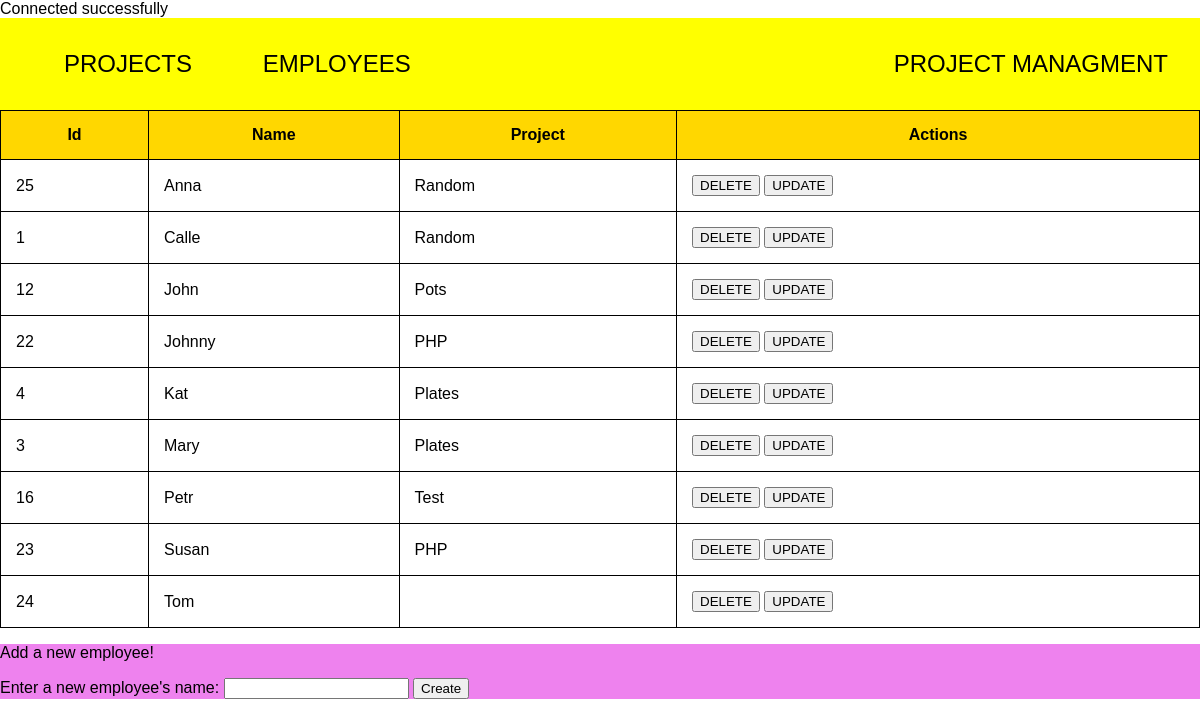
Page /employees.php on the committed database.
### tables this page shows
CREATE TABLE `Employees` (
  `id` int(11) NOT NULL AUTO_INCREMENT,
  `employee_name` varchar(30) NOT NULL,
  `project_name` varchar(30) DEFAULT NULL,
  PRIMARY KEY (`id`)
);

### employees.php (the view, shortened to what this page needs)
<?php
include('connection.php');
?>
<!DOCTYPE html>
<html lang="en">
<?php
include('head.php');
?>
<body>
    <?php
include('header.php');
    echo '<table>
                <tr>
                    <th>Id</th>
                    <th>Name</th>
                    <th>Project</th>
                    <th>Actions</th>
                </tr>';
    $sql = "SELECT id, employee_name, project_name FROM Employees order by employee_name;";
    $result = mysqli_query($conn, $sql);
    if (mysqli_num_rows($result) > 0) {
        while($row = mysqli_fetch_assoc($result)) {
            echo
            '<tr>
                <td>' . $row["id"] . '</td>
                <td>' . $row["employee_name"] . '</td>
                <td>' . $row["project_name"] . '</td>
                <td>
                <a href="?action=delete&id='  . $row['id'] . '"><button>DELETE</button></a>
                <a href="?action=update&id='  . $row['id'] . '"><button>UPDATE</button></a>
                </td>
            </tr>';
        }
    } else {
        echo "0 results";
    }
    echo '</table>';
?>
    <div style="background-color: violet;">
        <form action="" method="POST">
            <p>Add a new employee!</p>
            <label for="add-empl">Enter a new employee's name: </label>
            <input type="text" name="add-empl">
            <input type="submit" value="Create">
        </form>
    </div>
</body>
</html>

### head.php (shortened to what this page needs)
<head>
    <link rel="stylesheet" href="./style/style.css">
</head>

### header.php
<header>
        <div class="header">
            <div>
                <a href="projects.php">projects</a>
                <a href="employees.php">employees</a>
            </div>
            <div>
                project managment
            </div>
        </div>
    </header>

### style/style.css (style rules this page uses)
body { box-sizing: border-box; margin: 0; padding: 0; font-family: 'Trebuchet MS', 'Lucida Sans Unicode', 'Lucida Grande', 'Lucida Sans', Arial, sans-serif; }
.header { display: flex; justify-content: space-between; background-color: yellow; font-size: 1.5rem; padding: 2rem; text-transform: uppercase; }
.header>div>a { text-decoration: none; color: black; margin: 2rem; }
table, th, td { border: 1px solid black; border-collapse: collapse; }
table { width: 100%; }
th { background-color: gold; }
th, td { padding: 15px; }

### rows in the picture
employees: id "25", employee_name "Anna", project_name "Random"
employees: id "1", employee_name "Calle", project_name "Random"
employees: id "12", employee_name "John", project_name "Pots"
employees: id "22", employee_name "Johnny", project_name "PHP"
employees: id "4", employee_name "Kat", project_name "Plates"
employees: id "3", employee_name "Mary", project_name "Plates"
employees: id "16", employee_name "Petr", project_name "Test"
employees: id "23", employee_name "Susan", project_name "PHP"
employees: id "24", employee_name "Tom"
